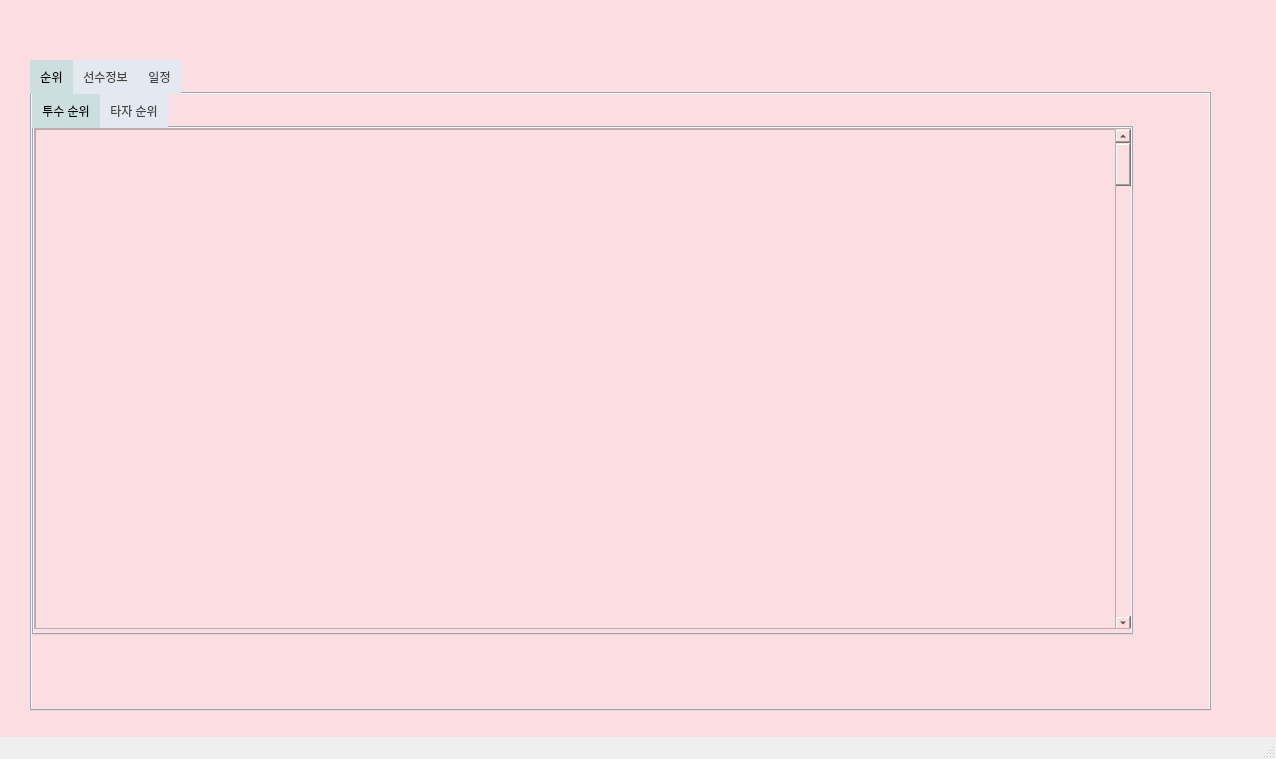
<?xml version="1.0" encoding="UTF-8"?>
<ui version="4.0">
 <class>MainWindow</class>
 <widget class="QMainWindow" name="MainWindow">
  <property name="geometry">
   <rect>
    <x>0</x>
    <y>0</y>
    <width>1276</width>
    <height>759</height>
   </rect>
  </property>
  <property name="windowTitle">
   <string>MainWindow</string>
  </property>
  <widget class="QWidget" name="centralwidget">
   <property name="styleSheet">
    <string notr="true">QWidget{
		background-color: #FBDEE2;
}</string>
   </property>
   <widget class="QTabWidget" name="kbo_tabWidget">
    <property name="geometry">
     <rect>
      <x>30</x>
      <y>60</y>
      <width>1181</width>
      <height>651</height>
     </rect>
    </property>
    <property name="styleSheet">
     <string notr="true">QTabWidget {
	font: 75 12pt &quot;D2Coding&quot;;
    background-color: #E4E9F1;  /* 탭 위젯 배경색 */
}

QTabBar::tab {
	
    background-color: #E4E9F1;  /* 일반 탭의 배경색 */
    color: #444444;  /* 탭 텍스트 색상 */
    padding: 10px;  /* 탭의 패딩 */
}

QTabBar::tab:selected {
	font: 75 12pt &quot;D2Coding&quot;;
    background-color: #CCDFDE;  /* 선택된 탭의 배경색 */
    color: #000000;  /* 선택된 탭의 텍스트 색상 */
}

QTabBar::tab:hover {
    background-color: #E4E9F1;  /* 마우스 오버 시 탭 배경색 */
}</string>
    </property>
    <property name="currentIndex">
     <number>0</number>
    </property>
    <widget class="QWidget" name="rank_tab">
     <attribute name="title">
      <string>순위</string>
     </attribute>
     <widget class="QTabWidget" name="rankList_tab">
      <property name="geometry">
       <rect>
        <x>0</x>
        <y>0</y>
        <width>1101</width>
        <height>541</height>
       </rect>
      </property>
      <property name="styleSheet">
       <string notr="true">&lt;?xml version=&quot;1.0&quot; encoding=&quot;UTF-8&quot;?&gt;
&lt;ui version=&quot;4.0&quot;&gt;
 &lt;widget name=&quot;__qt_fake_top_level&quot;&gt;
  &lt;widget class=&quot;QTabWidget&quot; name=&quot;kbo_tabWidget&quot;&gt;
   &lt;property name=&quot;geometry&quot;&gt;
    &lt;rect&gt;
     &lt;x&gt;140&lt;/x&gt;
     &lt;y&gt;70&lt;/y&gt;
     &lt;width&gt;761&lt;/width&gt;
     &lt;height&gt;451&lt;/height&gt;
    &lt;/rect&gt;
   &lt;/property&gt;
   &lt;property name=&quot;styleSheet&quot;&gt;
    &lt;string notr=&quot;true&quot;&gt;QTabWidget {
	font: 75 12pt &amp;quot;D2Coding&amp;quot;;
    background-color: #CBDDFB;  /* 탭 위젯 배경색 */
}

QTabBar::tab {
	
    background-color: #CBDDFB;  /* 일반 탭의 배경색 */
    color: #444444;  /* 탭 텍스트 색상 */
    padding: 10px;  /* 탭의 패딩 */
}

QTabBar::tab:selected {
	font: 75 12pt &amp;quot;D2Coding&amp;quot;;
    background-color: #CCDFDE;  /* 선택된 탭의 배경색 */
    color: #000000;  /* 선택된 탭의 텍스트 색상 */
}

QTabBar::tab:hover {
    background-color: #CBDDFB;  /* 마우스 오버 시 탭 배경색 */
}&lt;/string&gt;
   &lt;/property&gt;
   &lt;property name=&quot;currentIndex&quot;&gt;
    &lt;number&gt;0&lt;/number&gt;
   &lt;/property&gt;
   &lt;widget class=&quot;QWidget&quot; name=&quot;rank_tab&quot;&gt;
    &lt;attribute name=&quot;title&quot;&gt;
     &lt;string&gt;순위&lt;/string&gt;
    &lt;/attribute&gt;
    &lt;widget class=&quot;QTabWidget&quot; name=&quot;rankList_tab&quot;&gt;
     &lt;property name=&quot;geometry&quot;&gt;
      &lt;rect&gt;
       &lt;x&gt;-4&lt;/x&gt;
       &lt;y&gt;0&lt;/y&gt;
       &lt;width&gt;761&lt;/width&gt;
       &lt;height&gt;411&lt;/height&gt;
      &lt;/rect&gt;
     &lt;/property&gt;
		
     &lt;property name=&quot;currentIndex&quot;&gt;
      &lt;number&gt;0&lt;/number&gt;
     &lt;/property&gt;
     &lt;widget class=&quot;QWidget&quot; name=&quot;tusu_rank&quot;&gt;
      &lt;attribute name=&quot;title&quot;&gt;
       &lt;string&gt;투수 순위&lt;/string&gt;
      &lt;/attribute&gt;
     &lt;/widget&gt;
     &lt;widget class=&quot;QWidget&quot; name=&quot;taja_rank&quot;&gt;
      &lt;attribute name=&quot;title&quot;&gt;
       &lt;string&gt;타자 순위&lt;/string&gt;
      &lt;/attribute&gt;
     &lt;/widget&gt;
    &lt;/widget&gt;
   &lt;/widget&gt;
   &lt;widget class=&quot;QWidget&quot; name=&quot;info_tab&quot;&gt;
    &lt;attribute name=&quot;title&quot;&gt;
     &lt;string&gt;선수정보&lt;/string&gt;
    &lt;/attribute&gt;
   &lt;/widget&gt;
   &lt;widget class=&quot;QWidget&quot; name=&quot;schedule_tab&quot;&gt;
    &lt;attribute name=&quot;title&quot;&gt;
     &lt;string&gt;일정&lt;/string&gt;
    &lt;/attribute&gt;
   &lt;/widget&gt;
  &lt;/widget&gt;
 &lt;/widget&gt;
 &lt;resources/&gt;
&lt;/ui&gt;
</string>
      </property>
      <property name="currentIndex">
       <number>0</number>
      </property>
      <widget class="QWidget" name="tusu_rank">
       <attribute name="title">
        <string>투수 순위</string>
       </attribute>
       <widget class="QScrollArea" name="scrollArea">
        <property name="geometry">
         <rect>
          <x>0</x>
          <y>0</y>
          <width>1101</width>
          <height>501</height>
         </rect>
        </property>
        <property name="widgetResizable">
         <bool>true</bool>
        </property>
        <widget class="QWidget" name="scrollAreaWidgetContents">
         <property name="geometry">
          <rect>
           <x>0</x>
           <y>0</y>
           <width>1099</width>
           <height>499</height>
          </rect>
         </property>
         <widget class="QScrollBar" name="verticalScrollBar">
          <property name="geometry">
           <rect>
            <x>1080</x>
            <y>0</y>
            <width>16</width>
            <height>501</height>
           </rect>
          </property>
          <property name="orientation">
           <enum>Qt::Vertical</enum>
          </property>
         </widget>
         <widget class="QTableWidget" name="tableWidget">
          <property name="geometry">
           <rect>
            <x>0</x>
            <y>0</y>
            <width>1081</width>
            <height>501</height>
           </rect>
          </property>
         </widget>
        </widget>
       </widget>
      </widget>
      <widget class="QWidget" name="taja_rank">
       <attribute name="title">
        <string>타자 순위</string>
       </attribute>
       <widget class="QTableWidget" name="table_taja">
        <property name="geometry">
         <rect>
          <x>0</x>
          <y>0</y>
          <width>1101</width>
          <height>491</height>
         </rect>
        </property>
        <property name="font">
         <font>
          <family>D2Coding</family>
          <pointsize>20</pointsize>
         </font>
        </property>
        <property name="rowCount">
         <number>1</number>
        </property>
        <property name="columnCount">
         <number>7</number>
        </property>
        <row/>
        <column>
         <property name="text">
          <string>순위</string>
         </property>
        </column>
        <column>
         <property name="text">
          <string>선수</string>
         </property>
        </column>
        <column/>
        <column/>
        <column/>
        <column/>
        <column/>
       </widget>
      </widget>
     </widget>
    </widget>
    <widget class="QWidget" name="info_tab">
     <attribute name="title">
      <string>선수정보</string>
     </attribute>
     <widget class="QTableWidget" name="player_Info">
      <property name="geometry">
       <rect>
        <x>0</x>
        <y>0</y>
        <width>1101</width>
        <height>551</height>
       </rect>
      </property>
      <property name="rowCount">
       <number>1</number>
      </property>
      <property name="columnCount">
       <number>10</number>
      </property>
      <row/>
      <column/>
      <column/>
      <column/>
      <column/>
      <column/>
      <column/>
      <column/>
      <column/>
      <column/>
      <column/>
     </widget>
    </widget>
    <widget class="QWidget" name="schedule_tab">
     <attribute name="title">
      <string>일정</string>
     </attribute>
     <widget class="QLabel" name="scedule_Label">
      <property name="geometry">
       <rect>
        <x>450</x>
        <y>90</y>
        <width>230</width>
        <height>24</height>
       </rect>
      </property>
      <property name="autoFillBackground">
       <bool>false</bool>
      </property>
      <property name="styleSheet">
       <string notr="true">QLabel {
	font: 75 12pt &quot;D2Coding&quot;;
    background-color: #E4E9F1;  /* 탭 위젯 배경색 */
}</string>
      </property>
      <property name="text">
       <string>TextLabel</string>
      </property>
      <property name="scaledContents">
       <bool>true</bool>
      </property>
      <property name="alignment">
       <set>Qt::AlignCenter</set>
      </property>
     </widget>
     <widget class="QPushButton" name="nextDay">
      <property name="geometry">
       <rect>
        <x>690</x>
        <y>90</y>
        <width>50</width>
        <height>24</height>
       </rect>
      </property>
      <property name="font">
       <font>
        <family>D2Coding</family>
        <pointsize>13</pointsize>
       </font>
      </property>
      <property name="styleSheet">
       <string notr="true">QPushButton{
		 background-color : #F4EBE7;
		color : #444444;
}</string>
      </property>
      <property name="text">
       <string>&gt;</string>
      </property>
     </widget>
     <widget class="QPushButton" name="previousDay">
      <property name="geometry">
       <rect>
        <x>390</x>
        <y>90</y>
        <width>50</width>
        <height>24</height>
       </rect>
      </property>
      <property name="font">
       <font>
        <family>D2Coding</family>
        <pointsize>13</pointsize>
       </font>
      </property>
      <property name="styleSheet">
       <string notr="true">QPushButton{
		 background-color : #F4EBE7;
		color : #444444;
}</string>
      </property>
      <property name="text">
       <string>&lt;</string>
      </property>
     </widget>
     <widget class="QLabel" name="background_no_fun">
      <property name="geometry">
       <rect>
        <x>70</x>
        <y>180</y>
        <width>1031</width>
        <height>41</height>
       </rect>
      </property>
      <property name="styleSheet">
       <string notr="true">QLabel {
	font: 75 12pt &quot;D2Coding&quot;;
    background-color: #FAF1F2;  /* 탭 위젯 배경색 */
	border-radius: 10px;
}</string>
      </property>
      <property name="text">
       <string>KBO 경기일정</string>
      </property>
      <property name="margin">
       <number>10</number>
      </property>
     </widget>
     <widget class="QListView" name="dayChedule_List">
      <property name="geometry">
       <rect>
        <x>70</x>
        <y>230</y>
        <width>1031</width>
        <height>351</height>
       </rect>
      </property>
     </widget>
     <zorder>dayChedule_List</zorder>
     <zorder>background_no_fun</zorder>
     <zorder>scedule_Label</zorder>
     <zorder>nextDay</zorder>
     <zorder>previousDay</zorder>
    </widget>
   </widget>
  </widget>
  <widget class="QMenuBar" name="menubar">
   <property name="geometry">
    <rect>
     <x>0</x>
     <y>0</y>
     <width>1276</width>
     <height>21</height>
    </rect>
   </property>
  </widget>
  <widget class="QStatusBar" name="statusbar"/>
 </widget>
 <resources/>
 <connections/>
</ui>
